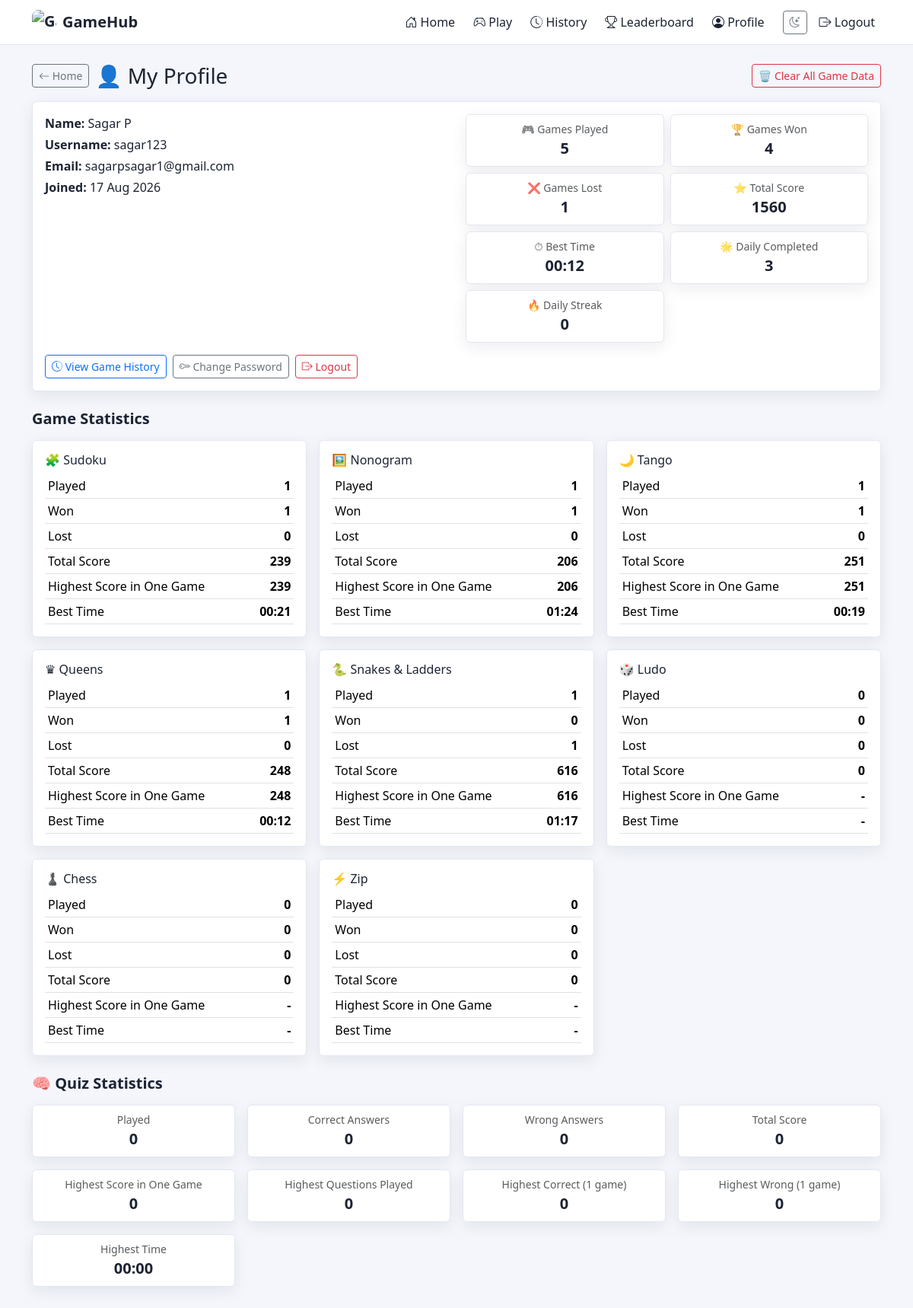
The app's page /profile (signed in) with its own data.
### app.py (models this page shows, shortened)
class User(UserMixin, db.Model):
    id = db.Column(db.Integer, primary_key=True)
    full_name = db.Column(db.String(120), nullable=False)
    username = db.Column(db.String(80), unique=True, nullable=False)
    email = db.Column(db.String(120), unique=True, nullable=False)
    password_hash = db.Column(db.String(255), nullable=False)
    created_at = db.Column(db.DateTime, default=datetime.utcnow)
    history = db.relationship('GameHistory', backref='user', lazy=True)

class GameHistory(db.Model):
    id = db.Column(db.Integer, primary_key=True)
    user_id = db.Column(db.Integer, db.ForeignKey('user.id'), nullable=False)
    game = db.Column(db.String(40), nullable=False)          # sudoku, nonogram, ...
    mode = db.Column(db.String(40), default='Solo')          # Solo / 2 Players / ...
    size = db.Column(db.String(20), default='-')
    difficulty = db.Column(db.String(20), default='-')
    score = db.Column(db.Integer, default=0)
    time_taken = db.Column(db.Integer, default=0)            # seconds
    mistakes = db.Column(db.Integer, default=0)
    hints_used = db.Column(db.Integer, default=0)
    result = db.Column(db.String(20), default='Completed')   # Won / Lost / Completed
    is_daily = db.Column(db.Boolean, default=False)
    played_at = db.Column(db.DateTime, default=datetime.utcnow)

### app.py (the view)
@app.route('/profile')
@login_required
def profile():
    records = GameHistory.query.filter_by(user_id=current_user.id).all()
    stats = {}
    total_played, total_won, total_lost, total_score = 0, 0, 0, 0
    best_time = None
    for g in GAMES:
        if g == 'quiz':
            continue  # Quiz has its own completely separate stats system below
        g_records = [r for r in records if r.game == g]
        played = len(g_records)
        won = len([r for r in g_records if r.result == 'Won'])
        lost = len([r for r in g_records if r.result == 'Lost'])
        score = sum(r.score for r in g_records)
        times = [r.time_taken for r in g_records if r.time_taken]
        best = min(times) if times else None
        highest_score = max((r.score for r in g_records), default=None)
        stats[g] = {'played': played, 'won': won, 'lost': lost, 'score': score,
                     'best_time': best, 'highest_score': highest_score}
        total_played += played
        total_won += won
        total_lost += lost
        total_score += score
        if best is not None and (best_time is None or best < best_time):
            best_time = best
    daily_completed = DailyChallenge.query.filter_by(user_id=current_user.id, completed=True).count()
    streak = 0
    day = date.today()
    while True:
        done = DailyChallenge.query.filter_by(
            user_id=current_user.id, challenge_date=day, completed=True
        ).first()
        if done:
            streak += 1
            day = date.fromordinal(day.toordinal() - 1)
        else:
            if day == date.today():
                day = date.fromordinal(day.toordinal() - 1)
                continue
            break
    quiz_records = [r for r in records if r.game == 'quiz' and not r.is_daily]
    quiz_stats = {
        'played': len(quiz_records),
        'correct': sum((int(r.size) - r.mistakes) for r in quiz_records if str(r.size).isdigit()),
        'wrong': sum(r.mistakes for r in quiz_records),
        'total_score': sum(r.score for r in quiz_records),
        'highest_score': max((r.score for r in quiz_records), default=0),
        'highest_questions': max((int(r.size) for r in quiz_records if str(r.size).isdigit()), default=0),
        'highest_correct': max(((int(r.size) - r.mistakes) for r in quiz_records if str(r.size).isdigit()), default=0),
        'highest_wrong': max((r.mistakes for r in quiz_records), default=0),
        'highest_time': max((r.time_taken for r in quiz_records), default=0),
    }
    return render_template('profile.html', games=GAMES, stats=stats,
                            total_played=total_played, total_won=total_won,
                            total_lost=total_lost, total_score=total_score,
                            best_time=best_time,
                            daily_completed=daily_completed, streak=streak,
                            quiz_stats=quiz_stats)

### app.py (called while the page is built)
@login_manager.user_loader
def load_user(user_id):
    return User.query.get(int(user_id))

### templates/profile.html (shortened to what this page needs)
{% extends 'base.html' %}
{% block body_class %}page-home{% endblock %}
{% block content %}
<div class="d-flex align-items-center gap-2 mb-3">
  <a href="{{ url_for('home') }}" class="btn btn-sm btn-outline-secondary"><i class="bi bi-arrow-left"></i> Home</a>
  <h3 class="mb-0">👤 My Profile</h3>
  <button type="button" class="btn btn-sm btn-outline-danger ms-auto" data-bs-toggle="modal" data-bs-target="#clearDataModal">
    🗑️ Clear All Game Data
  </button>
</div>
<div class="card mb-4">
  <div class="card-body">
    <div class="row">
      <div class="col-md-6">
        <p class="mb-1"><strong>Name:</strong> {{ current_user.full_name }}</p>
        <p class="mb-1"><strong>Username:</strong> {{ current_user.username }}</p>
        <p class="mb-1"><strong>Email:</strong> {{ current_user.email }}</p>
        <p class="mb-1"><strong>Joined:</strong> {{ current_user.created_at.strftime('%d %b %Y') }}</p>
      </div>
      <div class="col-md-6">
        <div class="row g-2 text-center">
          <div class="col-6"><div class="card p-2"><div class="small text-muted">🎮 Games Played</div><div class="fw-bold fs-5">{{ total_played }}</div></div></div>
          <div class="col-6"><div class="card p-2"><div class="small text-muted">🏆 Games Won</div><div class="fw-bold fs-5">{{ total_won }}</div></div></div>
          <div class="col-6"><div class="card p-2"><div class="small text-muted">❌ Games Lost</div><div class="fw-bold fs-5">{{ total_lost }}</div></div></div>
          <div class="col-6"><div class="card p-2"><div class="small text-muted">⭐ Total Score</div><div class="fw-bold fs-5">{{ total_score }}</div></div></div>
          <div class="col-6"><div class="card p-2"><div class="small text-muted">⏱ Best Time</div><div class="fw-bold fs-5">{{ ('%02d:%02d' % (best_time // 60, best_time % 60)) if best_time is not none else '-' }}</div></div></div>
          <div class="col-6"><div class="card p-2"><div class="small text-muted">🌟 Daily Completed</div><div class="fw-bold fs-5">{{ daily_completed }}</div></div></div>
          <div class="col-6"><div class="card p-2"><div class="small text-muted">🔥 Daily Streak</div><div class="fw-bold fs-5">{{ streak }}</div></div></div>
        </div>
      </div>
    </div>
    <div class="d-flex gap-2 mt-3">
      <a href="{{ url_for('history') }}" class="btn btn-outline-primary btn-sm"><i class="bi bi-clock-history"></i> View Game History</a>
      <button type="button" class="btn btn-outline-secondary btn-sm" data-bs-toggle="modal" data-bs-target="#changePwModal"><i class="bi bi-key"></i> Change Password</button>
      <a href="{{ url_for('logout') }}" class="btn btn-outline-danger btn-sm"><i class="bi bi-box-arrow-right"></i> Logout</a>
    </div>
  </div>
</div>
<h5 class="fw-bold mb-3">Game Statistics</h5>
<div class="row g-3">
  {% for key, info in games.items() if key != 'quiz' %}
  <div class="col-md-6 col-lg-4">
    <div class="card h-100">
      <div class="card-body">
        <h6 class="card-title">{{ info.icon }} {{ info.name }}</h6>
        <table class="table table-sm mb-0">
          <tr><td>Played</td><td class="text-end fw-bold">{{ stats[key].played }}</td></tr>
          <tr><td>Won</td><td class="text-end fw-bold">{{ stats[key].won }}</td></tr>
          <tr><td>Lost</td><td class="text-end fw-bold">{{ stats[key].lost }}</td></tr>
          <tr><td>Total Score</td><td class="text-end fw-bold">{{ stats[key].score }}</td></tr>
          <tr><td>Highest Score in One Game</td><td class="text-end fw-bold">{{ stats[key].highest_score if stats[key].highest_score is not none else '-' }}</td></tr>
          <tr><td>Best Time</td><td class="text-end fw-bold">{{ ('%02d:%02d' % (stats[key].best_time // 60, stats[key].best_time % 60)) if stats[key].best_time is not none else '-' }}</td></tr>
        </table>
      </div>
    </div>
  </div>
  {% endfor %}
</div>
<h5 class="fw-bold mb-3 mt-4">🧠 Quiz Statistics</h5>
<div class="row g-3 mb-4">
  <div class="col-md-3 col-6"><div class="card p-2 text-center"><div class="small text-muted">Played</div><div class="fw-bold fs-5">{{ quiz_stats.played }}</div></div></div>
  <div class="col-md-3 col-6"><div class="card p-2 text-center"><div class="small text-muted">Correct Answers</div><div class="fw-bold fs-5">{{ quiz_stats.correct }}</div></div></div>
  <div class="col-md-3 col-6"><div class="card p-2 text-center"><div class="small text-muted">Wrong Answers</div><div class="fw-bold fs-5">{{ quiz_stats.wrong }}</div></div></div>
  <div class="col-md-3 col-6"><div class="card p-2 text-center"><div class="small text-muted">Total Score</div><div class="fw-bold fs-5">{{ quiz_stats.total_score }}</div></div></div>
  <div class="col-md-3 col-6"><div class="card p-2 text-center"><div class="small text-muted">Highest Score in One Game</div><div class="fw-bold fs-5">{{ quiz_stats.highest_score }}</div></div></div>
  <div class="col-md-3 col-6"><div class="card p-2 text-center"><div class="small text-muted">Highest Questions Played</div><div class="fw-bold fs-5">{{ quiz_stats.highest_questions }}</div></div></div>
  <div class="col-md-3 col-6"><div class="card p-2 text-center"><div class="small text-muted">Highest Correct (1 game)</div><div class="fw-bold fs-5">{{ quiz_stats.highest_correct }}</div></div></div>
  <div class="col-md-3 col-6"><div class="card p-2 text-center"><div class="small text-muted">Highest Wrong (1 game)</div><div class="fw-bold fs-5">{{ quiz_stats.highest_wrong }}</div></div></div>
  <div class="col-md-3 col-6"><div class="card p-2 text-center"><div class="small text-muted">Highest Time</div><div class="fw-bold fs-5">{{ '%02d:%02d' % (quiz_stats.highest_time // 60, quiz_stats.highest_time % 60) }}</div></div></div>
</div>
{% endblock %}

### static/css/style.css (style rules this page uses)
:root { --gh-bg: #f4f6fb; --gh-surface: #ffffff; --gh-text: #1c2333; --gh-muted: #6c7486; --gh-border: #e3e7f0; --gh-primary: #5b5bf6; --gh-primary-dark: #4444d1; --gh-accent: #ff9f43; --gh-shadow: 0 6px 20px rgba(30,30,60,0.08); }
body { background: var(--gh-bg); color: var(--gh-text); transition: background .2s ease, color .2s ease; font-family: 'Segoe UI', Roboto, Arial, sans-serif; }
.card { background: var(--gh-surface); color: var(--gh-text); border: 1px solid var(--gh-border); box-shadow: var(--gh-shadow); }
:root { --page-overlay: linear-gradient(rgba(255,255,255,0), rgba(255,255,255,0)); }
body[class*="page-"] { background-image: var(--page-overlay), var(--page-bg); background-repeat: no-repeat, repeat; background-size: cover, auto; background-attachment: fixed, fixed; background-position: center, center; }
.page-home { --page-bg: url('/static/images/bg-home.svg'); }

### records on screen
User: full_name "Sagar P", username "sagar123", email "sagarpsagar1@gmail.com", created_at "17 Aug 2026"
GameHistory: icon "🧩", name "Sudoku", stats "1", stats "0", score "239", value "00:21"
GameHistory: icon "🖼️", name "Nonogram", stats "1", hints_used "0", score "206", value "01:24"
GameHistory: icon "🌙", name "Tango", stats "1", hints_used "0", score "251", value "00:19"
GameHistory: icon "♛", name "Queens", user "1", stats "0", score "248", value "00:12"
GameHistory: score "616"

### other values on screen
{{ total_played }} "5"
{{ total_won }} "4"
{{ total_lost }} "1"
{{ total_score }} "1560"
{{ daily_completed }} "3"
{{ streak }} "0"
{{ info.icon }} "🐍" "🎲" "♟️" "⚡"
{{ info.name }} "Snakes & Ladders" "Ludo" "Chess" "Zip"
{{ stats[key].played }} "1" "0" "0" "0"
{{ stats[key].won }} "0" "0" "0" "0"
{{ stats[key].lost }} "1" "0" "0" "0"
{{ stats[key].score }} "616" "0" "0" "0"
{{ quiz_stats.played }} "0"
{{ quiz_stats.correct }} "0"
{{ quiz_stats.wrong }} "0"
